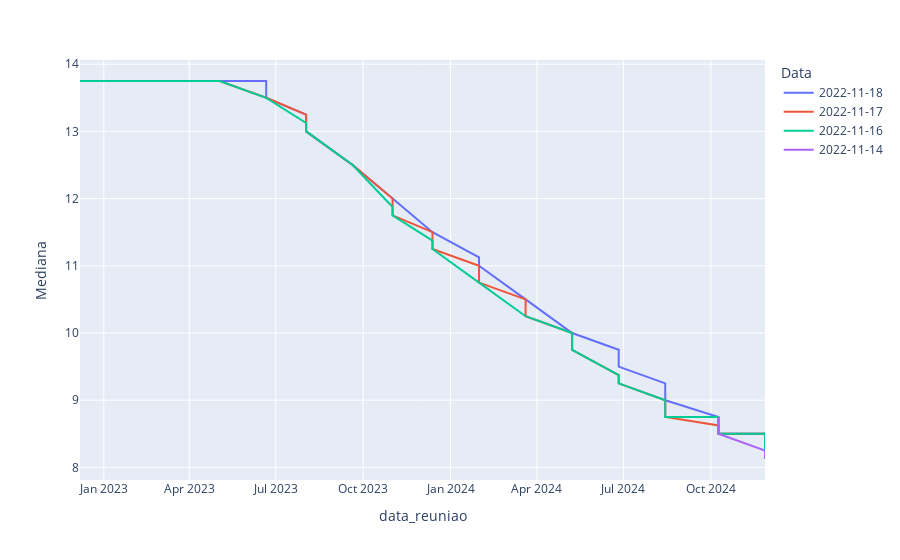

This figure's notebook cell:
### Code cell
# Gráfico iterativo utilizando o plotly
fig=px.line(df_selic,x='data_reuniao',y='Mediana', color='Data')
# Gerando arquivo com o resultado
# plotly.offline.plot(fig, show_link = True,filename=f'./output/IPCA_forcast.html')
fig.show()

### Figure 1 — Plotly figure (JSON) as saved in the notebook; plotly's stock layout.template omitted (floating-point values rounded to 4 significant figures)
{"data": [{"hovertemplate": "Data=2022-11-18<br>data_reuniao=%{x}<br>Mediana=%{y}<extra></extra>", "legendgroup": "2022-11-18", "line": {"color": "#636efa", "dash": "solid"}, "marker": {"symbol": "circle"}, "mode": "lines", "name": "2022-11-18", "orientation": "v", "showlegend": true, "type": "scatter", "x": ["2022-12-07", "2022-12-07", "2023-02-01", "2023-02-01", "2023-03-22", "2023-03-22", "2023-05-03", "2023-05-03", "2023-06-21", "2023-06-21", "2023-08-02", "2023-08-02", "2023-09-20", "2023-09-20", "2023-11-01", "2023-11-01", "2023-12-13", "2023-12-13", "2024-01-31", "2024-01-31", "2024-03-20", "2024-03-20", "2024-05-08", "2024-05-08", "2024-06-26", "2024-06-26", "2024-08-14", "2024-08-14", "2024-10-09", "2024-10-09", "2024-11-27", "2024-11-27"], "xaxis": "x", "y": [13.75, 13.75, 13.75, 13.75, 13.75, 13.75, 13.75, 13.75, 13.75, 13.5, 13.25, 13, 12.5, 12.5, 12, 12, 11.5, 11.5, 11.12, 11, 10.5, 10.5, 10, 10, 9.75, 9.5, 9.25, 9, 8.75, 8.5, 8.5, 8.25], "yaxis": "y"}, {"hovertemplate": "Data=2022-11-17<br>data_reuniao=%{x}<br>Mediana=%{y}<extra></extra>", "legendgroup": "2022-11-17", "line": {"color": "#EF553B", "dash": "solid"}, "marker": {"symbol": "circle"}, "mode": "lines", "name": "2022-11-17", "orientation": "v", "showlegend": true, "type": "scatter", "x": ["2022-12-07", "2022-12-07", "2023-02-01", "2023-02-01", "2023-03-22", "2023-03-22", "2023-05-03", "2023-05-03", "2023-06-21", "2023-06-21", "2023-08-02", "2023-08-02", "2023-09-20", "2023-09-20", "2023-11-01", "2023-11-01", "2023-12-13", "2023-12-13", "2024-01-31", "2024-01-31", "2024-03-20", "2024-03-20", "2024-05-08", "2024-05-08", "2024-06-26", "2024-06-26", "2024-08-14", "2024-08-14", "2024-10-09", "2024-10-09", "2024-11-27", "2024-11-27"], "xaxis": "x", "y": [13.75, 13.75, 13.75, 13.75, 13.75, 13.75, 13.75, 13.75, 13.5, 13.5, 13.25, 13, 12.5, 12.5, 12, 11.75, 11.5, 11.25, 11, 10.75, 10.5, 10.25, 10, 9.75, 9.375, 9.25, 9, 8.75, 8.625, 8.5, 8.5, 8.25], "yaxis": "y"}, {"hovertemplate": "Data=2022-11-16<br>data_reuniao=%{x}<br>Mediana=%{y}<extra></extra>", "legendgroup": "2022-11-16", "line": {"color": "#00cc96", "dash": "solid"}, "marker": {"symbol": "circle"}, "mode": "lines", "name": "2022-11-16", "orientation": "v", "showlegend": true, "type": "scatter", "x": ["2022-12-07", "2022-12-07", "2023-02-01", "2023-02-01", "2023-03-22", "2023-03-22", "2023-05-03", "2023-05-03", "2023-06-21", "2023-06-21", "2023-08-02", "2023-08-02", "2023-09-20", "2023-09-20", "2023-11-01", "2023-11-01", "2023-12-13", "2023-12-13", "2024-01-31", "2024-01-31", "2024-03-20", "2024-03-20", "2024-05-08", "2024-05-08", "2024-06-26", "2024-06-26", "2024-08-14", "2024-08-14", "2024-10-09", "2024-10-09", "2024-11-27", "2024-11-27"], "xaxis": "x", "y": [13.75, 13.75, 13.75, 13.75, 13.75, 13.75, 13.75, 13.75, 13.5, 13.5, 13.12, 13, 12.5, 12.5, 11.88, 11.75, 11.38, 11.25, 10.75, 10.75, 10.25, 10.25, 10, 9.75, 9.375, 9.25, 9, 8.75, 8.75, 8.5, 8.5, 8.25], "yaxis": "y"}, {"hovertemplate": "Data=2022-11-14<br>data_reuniao=%{x}<br>Mediana=%{y}<extra></extra>", "legendgroup": "2022-11-14", "line": {"color": "#ab63fa", "dash": "solid"}, "marker": {"symbol": "circle"}, "mode": "lines", "name": "2022-11-14", "orientation": "v", "showlegend": true, "type": "scatter", "x": ["2024-10-09", "2024-10-09", "2024-11-27", "2024-11-27"], "xaxis": "x", "y": [8.75, 8.5, 8.25, 8.125], "yaxis": "y"}], "layout": {"legend": {"title": {"text": "Data"}, "tracegroupgap": 0}, "margin": {"t": 60}, "xaxis": {"anchor": "y", "domain": [0, 1], "title": {"text": "data_reuniao"}}, "yaxis": {"anchor": "x", "domain": [0, 1], "title": {"text": "Mediana"}}}}
